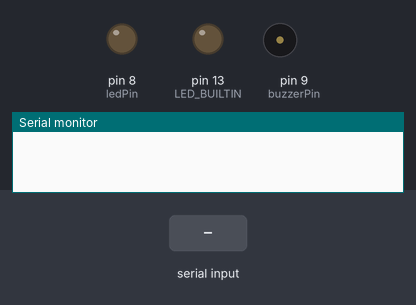
A sketch run on a simulated Arduino Uno, built with avr-gcc and run on an emulated ATmega328P. On the bench: output pins drawn as LEDs (lit = HIGH), buzzer (waves = sounding, pin HIGH), the last lines printed to the serial monitor. Dashed ring = blinking. Inputs (shaded band) come from the test bench.

Above: at 1.2 s.
1.3 s: "START\n" received over Serial
At 1.55 s:
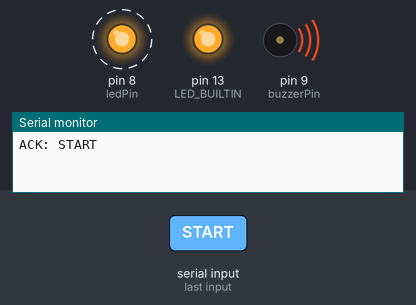
4.3 s: "STOP\n" received over Serial
At 5.1 s:
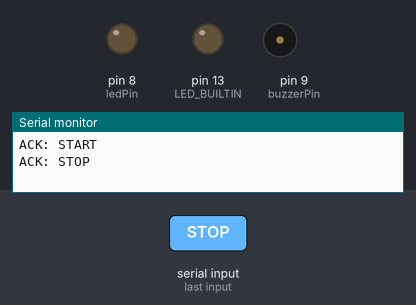
Timing chart, 0 to 7.3 s (numbered marks = the images above; inputs shaded):
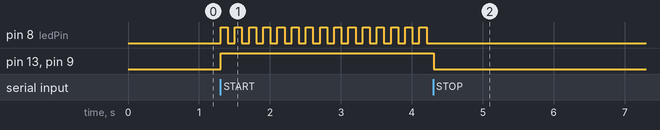

The sketch:

Smart_Alarm.ino
```cpp
/*
  RockSense Smart Alarm
  Listens for Serial commands:
  - "START": Turns ON Alarm (LED + Buzzer)
  - "STOP": Turns OFF Alarm
*/

int ledPin = 8;
int buzzerPin = 9;
bool alarmActive = false;
String inputString = "";
bool stringComplete = false;

void setup() {
  pinMode(LED_BUILTIN, OUTPUT);
  pinMode(ledPin, OUTPUT);
  pinMode(buzzerPin, OUTPUT);

  // Initialize Serial
  Serial.begin(9600);
  inputString.reserve(200);
}

void loop() {
  if (stringComplete) {
    inputString.trim(); // Remove whitespace/newlines

    if (inputString == "START") {
      alarmActive = true;
      Serial.println("ACK: START");
    }
    else if (inputString == "STOP") {
      alarmActive = false;
      Serial.println("ACK: STOP");
    }

    // clear the string:
    inputString = "";
    stringComplete = false;
  }

  if (alarmActive) {
    digitalWrite(LED_BUILTIN, HIGH);
    digitalWrite(ledPin, HIGH);
    digitalWrite(buzzerPin, HIGH);
    delay(100);
    digitalWrite(ledPin, LOW); // Blink effect
    delay(100);
  } else {
    digitalWrite(LED_BUILTIN, LOW);
    digitalWrite(ledPin, LOW);
    digitalWrite(buzzerPin, LOW);
  }
}

/*
  SerialEvent occurs whenever a new data comes in the hardware serial RX. This
  routine is run between each time loop() runs, so using delay inside loop can
  delay response. Multi-threading is not supported.
*/
void serialEvent() {
  while (Serial.available()) {
    char inChar = (char)Serial.read();
    inputString += inChar;
    if (inChar == '\n') {
      stringComplete = true;
    }
  }
}
```

Measured:
- after the input at 1.3 s, pin 8 (ledPin): alternates HIGH for 0.10 s and LOW for 0.10 s, starting at once; pin 13 (LED_BUILTIN), pin 9 (buzzerPin): LOW → HIGH at once
- after the input at 4.3 s, pin 8 (ledPin): stops changing and stays LOW; pin 13 (LED_BUILTIN), pin 9 (buzzerPin): HIGH → LOW at once
